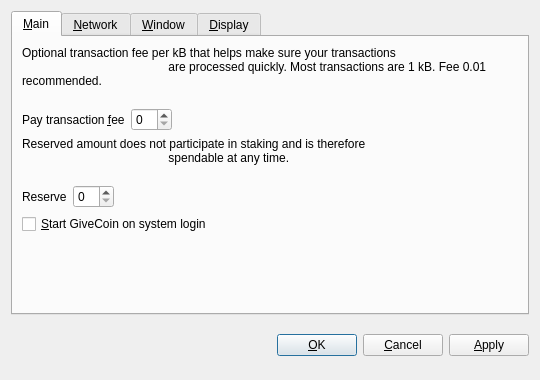
<?xml version="1.0" encoding="UTF-8"?>
<ui version="4.0">
    <class>OptionsDialog</class>
    <widget class="QDialog" name="OptionsDialog">
        <property name="geometry">
            <rect>
                <x>0</x>
                <y>0</y>
                <width>540</width>
                <height>380</height>
            </rect>
        </property>
        <property name="windowTitle">
            <string>Options</string>
        </property>
        <property name="modal">
            <bool>true</bool>
        </property>
        <layout class="QVBoxLayout" name="verticalLayout">
            <item>
                <widget class="QTabWidget" name="tabWidget">
                    <property name="tabPosition">
                        <enum>QTabWidget::North</enum>
                    </property>
                    <property name="currentIndex">
                        <number>0</number>
                    </property>
                    <widget class="QWidget" name="tabMain">
                        <attribute name="title">
                            <string>&amp;Main</string>
                        </attribute>
                        <layout class="QVBoxLayout" name="verticalLayout_Main">
                            <item>
                                <widget class="QLabel" name="transactionFeeInfoLabel">
                                    <property name="text">
                                        <string>Optional transaction fee per kB that helps make sure your transactions
                                            are processed quickly. Most transactions are 1 kB. Fee 0.01 recommended.
                                        </string>
                                    </property>
                                    <property name="textFormat">
                                        <enum>Qt::PlainText</enum>
                                    </property>
                                    <property name="wordWrap">
                                        <bool>true</bool>
                                    </property>
                                </widget>
                            </item>
                            <item>
                                <layout class="QHBoxLayout" name="horizontalLayoutFee">
                                    <item>
                                        <widget class="QLabel" name="transactionFeeLabel">
                                            <property name="text">
                                                <string>Pay transaction &amp;fee</string>
                                            </property>
                                            <property name="textFormat">
                                                <enum>Qt::PlainText</enum>
                                            </property>
                                            <property name="buddy">
                                                <cstring>transactionFee</cstring>
                                            </property>
                                        </widget>
                                    </item>
                                    <item>
                                        <widget class="BitcoinAmountField" name="transactionFee"/>
                                    </item>
                                    <item>
                                        <spacer name="horizontalSpacerFee">
                                            <property name="orientation">
                                                <enum>Qt::Horizontal</enum>
                                            </property>
                                            <property name="sizeHint" stdset="0">
                                                <size>
                                                    <width>40</width>
                                                    <height>20</height>
                                                </size>
                                            </property>
                                        </spacer>
                                    </item>
                                </layout>
                            </item>
                            <item>
                                <widget class="QLabel" name="reserveBalanceInfoLabel">
                                    <property name="text">
                                        <string>Reserved amount does not participate in staking and is therefore
                                            spendable at any time.
                                        </string>
                                    </property>
                                    <property name="textFormat">
                                        <enum>Qt::PlainText</enum>
                                    </property>
                                    <property name="wordWrap">
                                        <bool>true</bool>
                                    </property>
                                </widget>
                            </item>
                            <item>
                                <layout class="QHBoxLayout" name="horizontalLayoutReserveBalance">
                                    <item>
                                        <widget class="QLabel" name="reserveBalanceLabel">
                                            <property name="text">
                                                <string>Reserve</string>
                                            </property>
                                            <property name="textFormat">
                                                <enum>Qt::PlainText</enum>
                                            </property>
                                            <property name="buddy">
                                                <cstring>reserveBalance</cstring>
                                            </property>
                                        </widget>
                                    </item>
                                    <item>
                                        <widget class="BitcoinAmountField" name="reserveBalance"/>
                                    </item>
                                    <item>
                                        <spacer name="horizontalSpacerReserveBalance">
                                            <property name="orientation">
                                                <enum>Qt::Horizontal</enum>
                                            </property>
                                            <property name="sizeHint" stdset="0">
                                                <size>
                                                    <width>40</width>
                                                    <height>20</height>
                                                </size>
                                            </property>
                                        </spacer>
                                    </item>
                                </layout>
                            </item>
                            <item>
                                <widget class="QCheckBox" name="bitcoinAtStartup">
                                    <property name="toolTip">
                                        <string>Automatically start GiveCoin after logging in to the system.</string>
                                    </property>
                                    <property name="text">
                                        <string>&amp;Start GiveCoin on system login</string>
                                    </property>
                                </widget>
                            </item>
                            <item>
                                <spacer name="verticalSpacer_Main">
                                    <property name="orientation">
                                        <enum>Qt::Vertical</enum>
                                    </property>
                                    <property name="sizeHint" stdset="0">
                                        <size>
                                            <width>20</width>
                                            <height>40</height>
                                        </size>
                                    </property>
                                </spacer>
                            </item>
                        </layout>
                    </widget>
                    <widget class="QWidget" name="tabNetwork">
                        <attribute name="title">
                            <string>&amp;Network</string>
                        </attribute>
                        <layout class="QVBoxLayout" name="verticalLayout_Network">
                            <item>
                                <widget class="QCheckBox" name="mapPortUpnp">
                                    <property name="toolTip">
                                        <string>Automatically open the GiveCoin client port on the router. This only
                                            works when your router supports UPnP and it is enabled.
                                        </string>
                                    </property>
                                    <property name="text">
                                        <string>Map port using &amp;UPnP</string>
                                    </property>
                                </widget>
                            </item>
                            <item>
                                <widget class="QCheckBox" name="connectSocks">
                                    <property name="toolTip">
                                        <string>Connect to the GiveCoin network through a SOCKS5 proxy (e.g. when
                                            connecting through Tor).
                                        </string>
                                    </property>
                                    <property name="text">
                                        <string>&amp;Connect through SOCKS5 proxy:</string>
                                    </property>
                                </widget>
                            </item>
                            <item>
                                <layout class="QHBoxLayout" name="horizontalLayout_Network">
                                    <item>
                                        <widget class="QLabel" name="proxyIpLabel">
                                            <property name="text">
                                                <string>Proxy &amp;IP:</string>
                                            </property>
                                            <property name="textFormat">
                                                <enum>Qt::PlainText</enum>
                                            </property>
                                            <property name="buddy">
                                                <cstring>proxyIp</cstring>
                                            </property>
                                        </widget>
                                    </item>
                                    <item>
                                        <widget class="QValidatedLineEdit" name="proxyIp">
                                            <property name="maximumSize">
                                                <size>
                                                    <width>140</width>
                                                    <height>16777215</height>
                                                </size>
                                            </property>
                                            <property name="toolTip">
                                                <string>IP address of the proxy (e.g. 127.0.0.1)</string>
                                            </property>
                                        </widget>
                                    </item>
                                    <item>
                                        <widget class="QLabel" name="proxyPortLabel">
                                            <property name="text">
                                                <string>&amp;Port:</string>
                                            </property>
                                            <property name="textFormat">
                                                <enum>Qt::PlainText</enum>
                                            </property>
                                            <property name="buddy">
                                                <cstring>proxyPort</cstring>
                                            </property>
                                        </widget>
                                    </item>
                                    <item>
                                        <widget class="QLineEdit" name="proxyPort">
                                            <property name="maximumSize">
                                                <size>
                                                    <width>55</width>
                                                    <height>16777215</height>
                                                </size>
                                            </property>
                                            <property name="toolTip">
                                                <string>Port of the proxy (e.g. 9050)</string>
                                            </property>
                                        </widget>
                                    </item>
                                    <item>
                                        <spacer name="horizontalSpacer_Network">
                                            <property name="orientation">
                                                <enum>Qt::Horizontal</enum>
                                            </property>
                                            <property name="sizeHint" stdset="0">
                                                <size>
                                                    <width>40</width>
                                                    <height>20</height>
                                                </size>
                                            </property>
                                        </spacer>
                                    </item>
                                </layout>
                            </item>
                            <item>
                                <spacer name="verticalSpacer_Network">
                                    <property name="orientation">
                                        <enum>Qt::Vertical</enum>
                                    </property>
                                    <property name="sizeHint" stdset="0">
                                        <size>
                                            <width>20</width>
                                            <height>40</height>
                                        </size>
                                    </property>
                                </spacer>
                            </item>
                        </layout>
                    </widget>
                    <widget class="QWidget" name="tabWindow">
                        <attribute name="title">
                            <string>&amp;Window</string>
                        </attribute>
                        <layout class="QVBoxLayout" name="verticalLayout_Window">
                            <item>
                                <widget class="QCheckBox" name="minimizeToTray">
                                    <property name="toolTip">
                                        <string>Show only a tray icon after minimizing the window.</string>
                                    </property>
                                    <property name="text">
                                        <string>&amp;Minimize to the tray instead of the taskbar</string>
                                    </property>
                                </widget>
                            </item>
                            <item>
                                <widget class="QCheckBox" name="minimizeOnClose">
                                    <property name="toolTip">
                                        <string>Minimize instead of exit the application when the window is closed. When
                                            this option is enabled, the application will be closed only after selecting
                                            Quit in the menu.
                                        </string>
                                    </property>
                                    <property name="text">
                                        <string>M&amp;inimize on close</string>
                                    </property>
                                </widget>
                            </item>
                            <item>
                                <spacer name="verticalSpacer_Window">
                                    <property name="orientation">
                                        <enum>Qt::Vertical</enum>
                                    </property>
                                    <property name="sizeHint" stdset="0">
                                        <size>
                                            <width>20</width>
                                            <height>40</height>
                                        </size>
                                    </property>
                                </spacer>
                            </item>
                        </layout>
                    </widget>
                    <widget class="QWidget" name="tabDisplay">
                        <attribute name="title">
                            <string>&amp;Display</string>
                        </attribute>
                        <layout class="QVBoxLayout" name="verticalLayout_Display">
                            <item>
                                <layout class="QHBoxLayout" name="horizontalLayout_1_Display">
                                    <item>
                                        <widget class="QLabel" name="langLabel">
                                            <property name="text">
                                                <string>User Interface &amp;language:</string>
                                            </property>
                                            <property name="textFormat">
                                                <enum>Qt::PlainText</enum>
                                            </property>
                                            <property name="buddy">
                                                <cstring>lang</cstring>
                                            </property>
                                        </widget>
                                    </item>
                                    <item>
                                        <widget class="QValueComboBox" name="lang">
                                            <property name="toolTip">
                                                <string>The user interface language can be set here. This setting will
                                                    take effect after restarting GiveCoin.
                                                </string>
                                            </property>
                                        </widget>
                                    </item>
                                </layout>
                            </item>
                            <item>
                                <layout class="QHBoxLayout" name="horizontalLayout_2_Display">
                                    <item>
                                        <widget class="QLabel" name="unitLabel">
                                            <property name="text">
                                                <string>&amp;Unit to show amounts in:</string>
                                            </property>
                                            <property name="textFormat">
                                                <enum>Qt::PlainText</enum>
                                            </property>
                                            <property name="buddy">
                                                <cstring>unit</cstring>
                                            </property>
                                        </widget>
                                    </item>
                                    <item>
                                        <widget class="QValueComboBox" name="unit">
                                            <property name="toolTip">
                                                <string>Choose the default subdivision unit to show in the interface and
                                                    when sending coins.
                                                </string>
                                            </property>
                                        </widget>
                                    </item>
                                </layout>
                            </item>
                            <item>
                                <widget class="QCheckBox" name="coinControlFeatures">
                                    <property name="toolTip">
                                        <string>Whether to show coin control features or not.</string>
                                    </property>
                                    <property name="text">
                                        <string>Display coin &amp;control features (experts only!)</string>
                                    </property>
                                </widget>
                            </item>
                            <item>
                                <spacer name="verticalSpacer_Display">
                                    <property name="orientation">
                                        <enum>Qt::Vertical</enum>
                                    </property>
                                    <property name="sizeHint" stdset="0">
                                        <size>
                                            <width>20</width>
                                            <height>40</height>
                                        </size>
                                    </property>
                                </spacer>
                            </item>
                        </layout>
                    </widget>
                </widget>
            </item>
            <item>
                <layout class="QHBoxLayout" name="horizontalLayout_Buttons">
                    <item>
                        <spacer name="horizontalSpacer_1">
                            <property name="orientation">
                                <enum>Qt::Horizontal</enum>
                            </property>
                            <property name="sizeHint" stdset="0">
                                <size>
                                    <width>40</width>
                                    <height>48</height>
                                </size>
                            </property>
                        </spacer>
                    </item>
                    <item>
                        <widget class="QLabel" name="statusLabel">
                            <property name="font">
                                <font>
                                    <weight>75</weight>
                                    <bold>true</bold>
                                </font>
                            </property>
                            <property name="text">
                                <string/>
                            </property>
                            <property name="textFormat">
                                <enum>Qt::PlainText</enum>
                            </property>
                            <property name="wordWrap">
                                <bool>true</bool>
                            </property>
                        </widget>
                    </item>
                    <item>
                        <spacer name="horizontalSpacer_2">
                            <property name="orientation">
                                <enum>Qt::Horizontal</enum>
                            </property>
                            <property name="sizeHint" stdset="0">
                                <size>
                                    <width>40</width>
                                    <height>48</height>
                                </size>
                            </property>
                        </spacer>
                    </item>
                    <item>
                        <widget class="QPushButton" name="okButton">
                            <property name="text">
                                <string>&amp;OK</string>
                            </property>
                        </widget>
                    </item>
                    <item>
                        <widget class="QPushButton" name="cancelButton">
                            <property name="text">
                                <string>&amp;Cancel</string>
                            </property>
                            <property name="autoDefault">
                                <bool>false</bool>
                            </property>
                        </widget>
                    </item>
                    <item>
                        <widget class="QPushButton" name="applyButton">
                            <property name="text">
                                <string>&amp;Apply</string>
                            </property>
                            <property name="autoDefault">
                                <bool>false</bool>
                            </property>
                        </widget>
                    </item>
                </layout>
            </item>
        </layout>
    </widget>
    <customwidgets>
        <customwidget>
            <class>BitcoinAmountField</class>
            <extends>QSpinBox</extends>
            <header>bitcoinamountfield.h</header>
        </customwidget>
        <customwidget>
            <class>QValueComboBox</class>
            <extends>QComboBox</extends>
            <header>qvaluecombobox.h</header>
        </customwidget>
        <customwidget>
            <class>QValidatedLineEdit</class>
            <extends>QLineEdit</extends>
            <header>qvalidatedlineedit.h</header>
        </customwidget>
    </customwidgets>
    <resources/>
    <connections/>
</ui>
